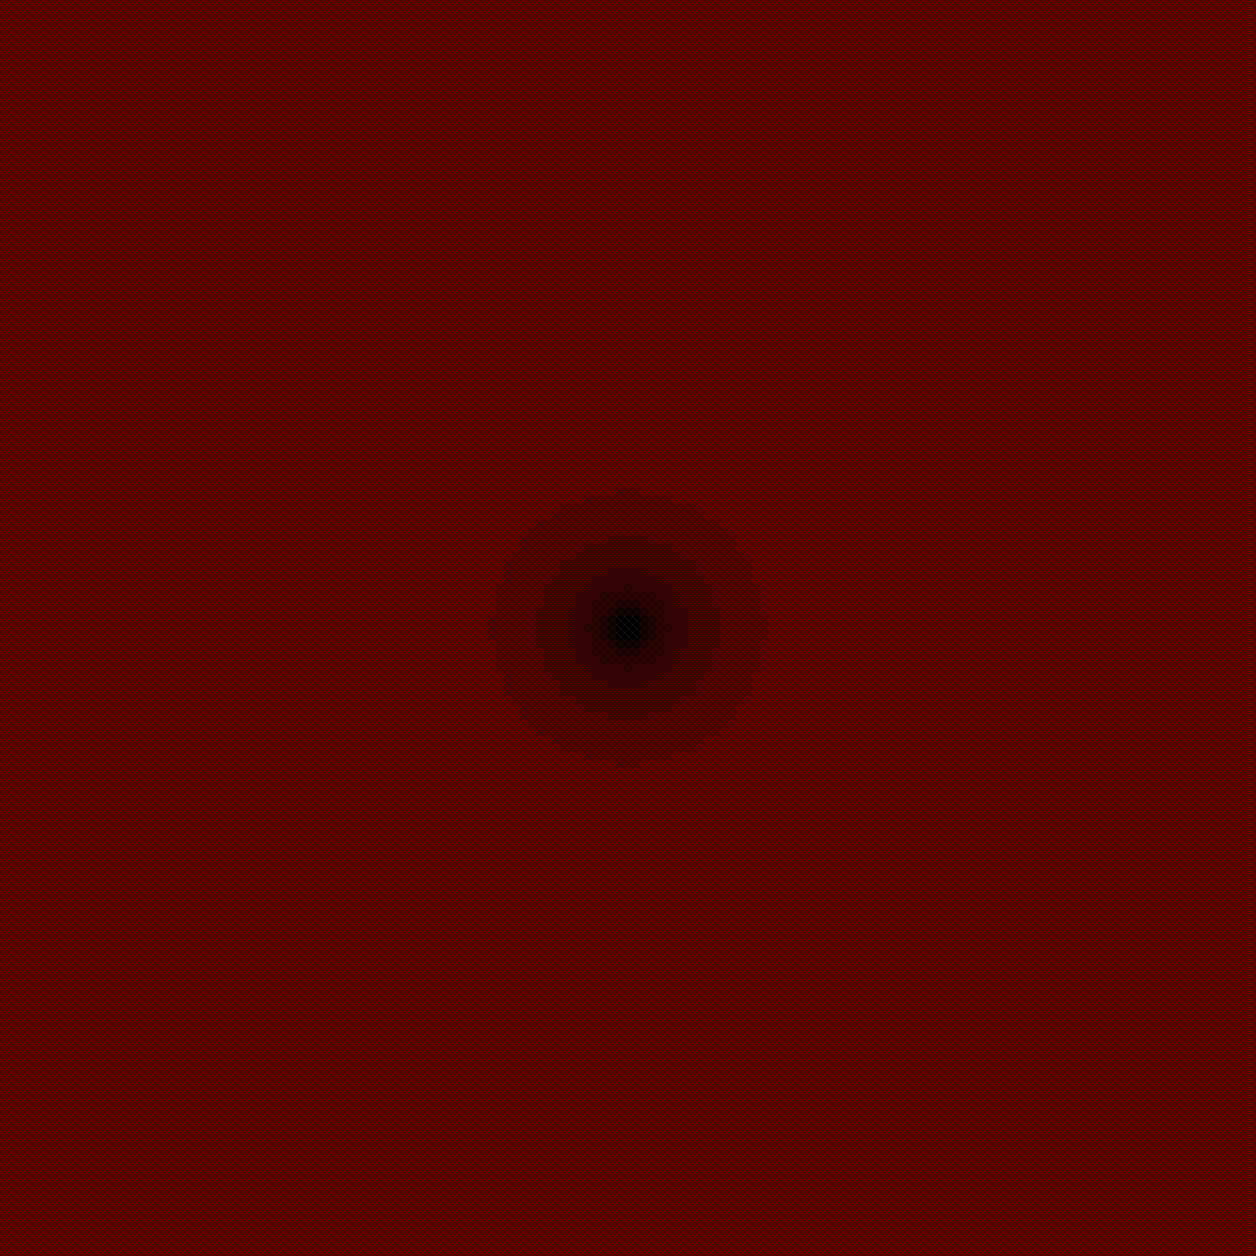

Write Python code to recreate this figure.
﻿import math
from PIL import Image, ImageDraw

vertices_per_chunk = 256
chunk_area_vtx = vertices_per_chunk * vertices_per_chunk

render_distance = 20000 // vertices_per_chunk
chunk_data_fmt = 2
chunk_range = 2 * render_distance + 1
distance = chunk_range * 256

print(render_distance, 'render distance')
print(distance / 1000, 'km')
print(f'{chunk_range * chunk_range:,}', 'chunks')


def sizeof_fmt(num, suffix="B"):
    for unit in ("", "Ki", "Mi", "Gi", "Ti", "Pi", "Ei", "Zi"):
        if abs(num) < 1024.0:
            return f"{num:3.1f}{unit}{suffix}"
        num /= 1024.0
    return f"{num:.1f}Yi{suffix}"


def lod(x1, y1, x2, y2):
    d = math.dist((x1, y1), (x2, y2))
    if d < 1:
        return 0

    # ret = d
    # ret = d - 1
    # ret = d / 1.6
    ret = math.log(d, 1.5)
    return min(max(int(ret), 0), int(math.log2(vertices_per_chunk)) - 1)


raster = Image.new('RGB', (chunk_range * 8, chunk_range * 8))
drawer = ImageDraw.ImageDraw(raster)

tris = 0
size = 0
for y in range(chunk_range):
    for x in range(chunk_range):
        level_of_detail = lod(x, y, render_distance, render_distance)
        area = chunk_area_vtx >> level_of_detail
        size += area * chunk_data_fmt
        lod_dim = (vertices_per_chunk >> level_of_detail) - 1
        tris += lod_dim * lod_dim * 6

        c = level_of_detail * 15
        drawer.rectangle([(x * 8, y * 8), ((x + 1) * 8, (y + 1) * 8)], (c, 0, 0))

        line_color = (20, 20, 20)
        drawer.line([(x * 8, y * 8), ((x + 1) * 8, (y + 1) * 8)], line_color, 1)
        drawer.line([((x + 1) * 8, y * 8), (x * 8, (y + 1) * 8)], line_color, 1)

print(f'{tris:,}', 'tris')
raster.save('lod.png')

print(sizeof_fmt(size))
